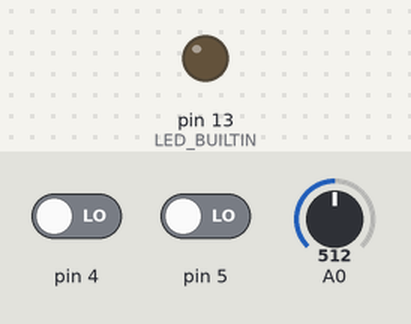
This sketch was run on a simulated Arduino Uno, built with avr-gcc and run on an emulated ATmega328P. On the bench: output pins drawn as LEDs (lit = HIGH). The test bench sets the inputs (shaded band); at power-on: pin 4 LOW, pin 5 LOW, A0 = 512. What the sketch prints to the serial monitor is not drawn.

Above: at 1.2 s.
1.3 s: pin 4 driven HIGH
At 1.7 s:
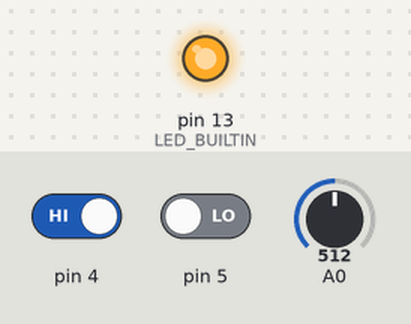
2.8 s: pin 4 driven LOW
At 4.0 s:
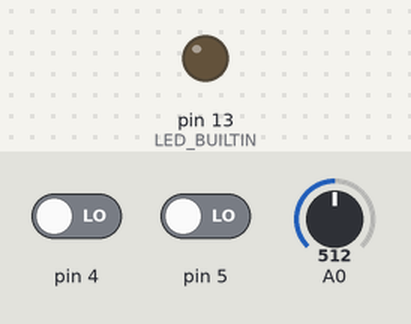
4.3 s: pin 5 driven HIGH
At 5.1 s:
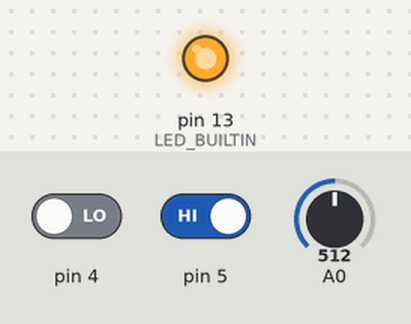
Timing chart, 0 to 7.3 s (numbered marks = the images above; inputs shaded):
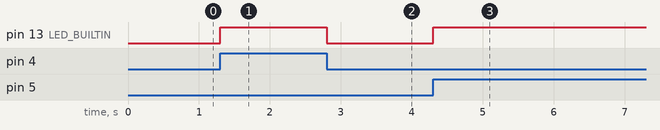

The sketch:

Codigo_Arduino_corre.ino
```cpp
// Frequencia de amostragem desejada, em Hz:
long frequencia = 120;

// Constantes necessárias para o filtro notch
#define N_PONTOS 2
#define N 1
#define a 0.05

unsigned long atraso_us = (1000000.0 / frequencia);
int X[N_PONTOS];   // vetor com as medidas atuais
int Y[N_PONTOS];   // vetor com as medidas filtradas
unsigned long tempo_atual, tempo_anterior;
int contador;

/////////////////////////////////////////////////////////////////
// Esta função só roda uma vez, no início
void setup() {
  Serial.begin(115200);
  pinMode(4, INPUT);
  pinMode(5, INPUT);
  pinMode(LED_BUILTIN, OUTPUT);
  tempo_anterior = micros();
  contador = 0;
}

/////////////////////////////////////////////////////////////////
// Esta função se repete indefinidamente
void loop() {
  // ==== TRATA COMANDOS VINDOS DO PYTHON ====
  if (Serial.available()) {
    char cmd = Serial.read();

    if (cmd == 'I') {
      // Envia intervalo em milissegundos
      Serial.println((float)atraso_us / 1000.0, 2);
    }
    else if (cmd == 'A') {
      // Aumenta taxa → diminui atraso
      if (atraso_us > 1000) atraso_us -= 1000;
    }
    else if (cmd == 'D') {
      // Diminui taxa → aumenta atraso
      atraso_us += 1000;
    }
  }

  // ==== AQUISIÇÃO DO SINAL ====
  tempo_atual = micros();

  if ((digitalRead(4) == 1) || (digitalRead(5) == 1)) {
    digitalWrite(LED_BUILTIN, HIGH);
  }
  else {
    if (digitalRead(LED_BUILTIN) == 1) { // se está aceso, apaga
      digitalWrite(LED_BUILTIN, LOW);
    }

    // o abs() evita problemas com overflow da função micros()
    if (abs((long)(tempo_atual - tempo_anterior)) > (long)atraso_us) {
      tempo_anterior = tempo_atual;

      X[contador] = analogRead(A0); // realiza medida atual
      int ponto_anterior = (contador + N_PONTOS - N) % N_PONTOS;

      Y[contador] = ((X[contador] + X[ponto_anterior]) / 2) +
                    a * (((X[contador] + X[ponto_anterior]) / 2) - Y[ponto_anterior]);

      Serial.println(Y[contador]);

      contador++;
      if (contador >= N_PONTOS) {
        contador = 0;
      }
    }
  }
}
```

Measured:
- after the input at 1.3 s, pin 13 (LED_BUILTIN): LOW → HIGH at once
- after the input at 2.8 s, pin 13 (LED_BUILTIN): HIGH → LOW at once
- after the input at 4.3 s, pin 13 (LED_BUILTIN): LOW → HIGH at once
